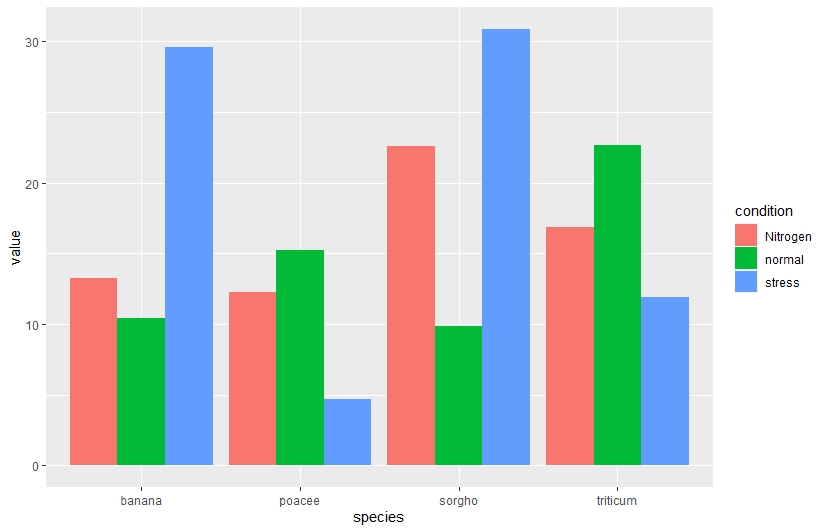

Here is the R script that generated this plot:
library(ggplot2)
library(tidyverse)
# Create a dataset
species=rep(x=c("sorgho","poacee","banana","triticum"),each=3)
condition=rep(x=c("normal","stress","Nitrogen"),times=4)
set.seed(550)
value=abs(rnorm(n=12,mean=0,sd=15))
data=data.frame(species,condition,value)
view(data)

# Groupped
ggplot(data,aes(x=species,y=value,fill=condition))+geom_bar(stat="identity",position = "dodge")
